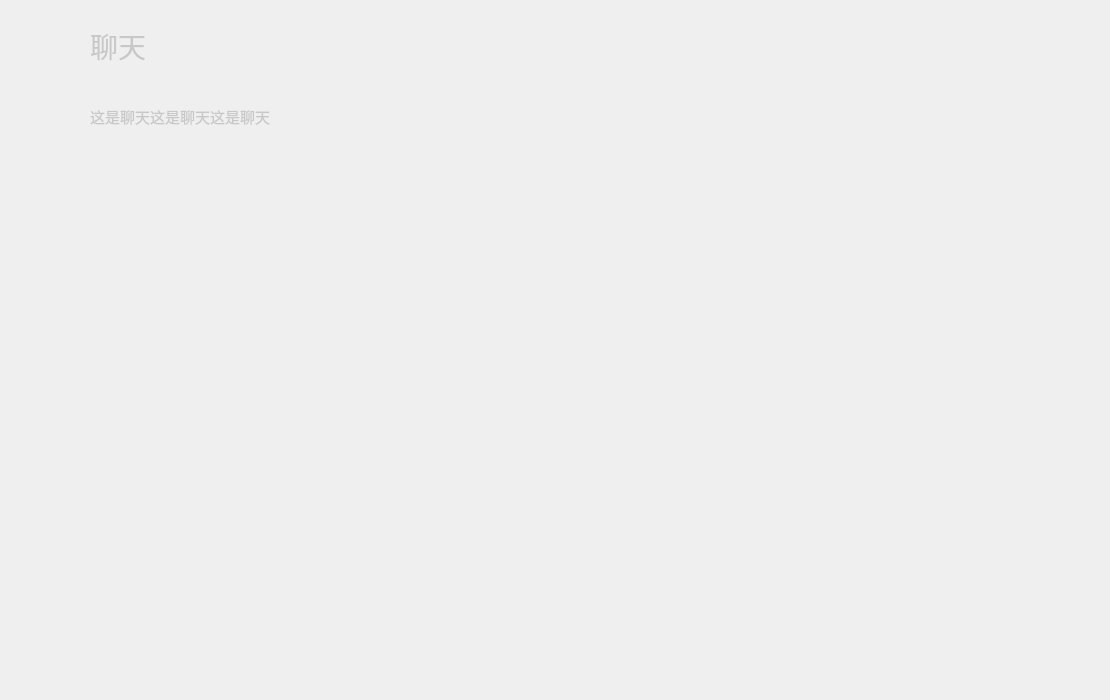
<?xml version="1.0" encoding="UTF-8"?>
<ui version="4.0">
 <class>chatWidget</class>
 <widget class="QWidget" name="chatWidget">
  <property name="geometry">
   <rect>
    <x>0</x>
    <y>0</y>
    <width>1110</width>
    <height>700</height>
   </rect>
  </property>
  <property name="windowTitle">
   <string>Form</string>
  </property>
  <property name="styleSheet">
   <string notr="true">#nameText
{
	font-size:28px;
	color: rgba(200, 200, 200, 1);
}
#infoText
{
	font-size:15px;
	color: rgba(200, 200, 200, 1);
}</string>
  </property>
  <widget class="QWidget" name="mainWidget" native="true">
   <property name="geometry">
    <rect>
     <x>0</x>
     <y>0</y>
     <width>1110</width>
     <height>700</height>
    </rect>
   </property>
   <property name="styleSheet">
    <string notr="true">QLabel
{
	background-color:rgba(0,0,0,0);
}</string>
   </property>
   <widget class="QWidget" name="infoWidget" native="true">
    <property name="geometry">
     <rect>
      <x>90</x>
      <y>20</y>
      <width>250</width>
      <height>121</height>
     </rect>
    </property>
    <layout class="QVBoxLayout" name="verticalLayout">
     <property name="spacing">
      <number>0</number>
     </property>
     <property name="leftMargin">
      <number>0</number>
     </property>
     <property name="topMargin">
      <number>0</number>
     </property>
     <property name="rightMargin">
      <number>0</number>
     </property>
     <property name="bottomMargin">
      <number>0</number>
     </property>
     <item>
      <layout class="QVBoxLayout" name="verticalLayout_3">
       <item>
        <widget class="QLabel" name="nameText">
         <property name="sizePolicy">
          <sizepolicy hsizetype="Preferred" vsizetype="Preferred">
           <horstretch>0</horstretch>
           <verstretch>0</verstretch>
          </sizepolicy>
         </property>
         <property name="text">
          <string>聊天</string>
         </property>
        </widget>
       </item>
       <item>
        <spacer name="verticalSpacer_8">
         <property name="orientation">
          <enum>Qt::Orientation::Vertical</enum>
         </property>
         <property name="sizeType">
          <enum>QSizePolicy::Policy::Minimum</enum>
         </property>
         <property name="sizeHint" stdset="0">
          <size>
           <width>20</width>
           <height>20</height>
          </size>
         </property>
        </spacer>
       </item>
       <item>
        <widget class="QLabel" name="infoText">
         <property name="sizePolicy">
          <sizepolicy hsizetype="Preferred" vsizetype="Preferred">
           <horstretch>0</horstretch>
           <verstretch>0</verstretch>
          </sizepolicy>
         </property>
         <property name="text">
          <string>这是聊天这是聊天这是聊天</string>
         </property>
        </widget>
       </item>
      </layout>
     </item>
    </layout>
   </widget>
  </widget>
 </widget>
 <resources/>
 <connections/>
</ui>
